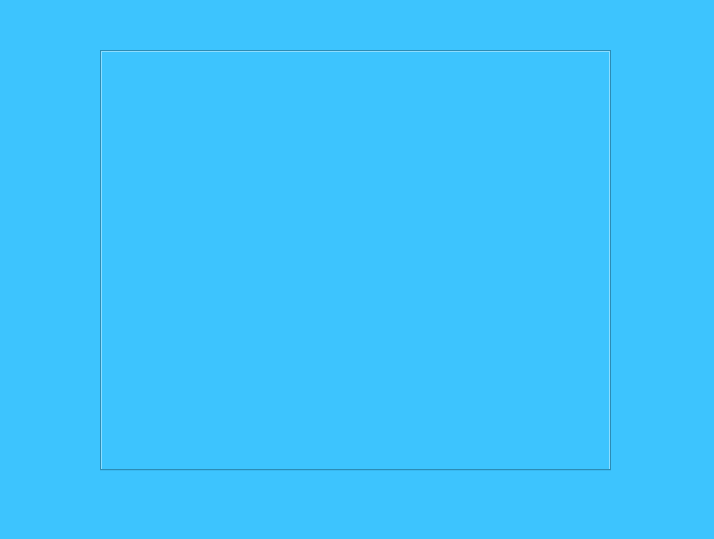
<?xml version="1.0" encoding="UTF-8"?>
<ui version="4.0">
 <class>MainWindow</class>
 <widget class="QMainWindow" name="MainWindow">
  <property name="geometry">
   <rect>
    <x>0</x>
    <y>0</y>
    <width>714</width>
    <height>539</height>
   </rect>
  </property>
  <property name="windowTitle">
   <string>MainWindow</string>
  </property>
  <property name="styleSheet">
   <string notr="true">background-color: rgb(61, 196, 254);
color: rgb(0, 0, 0);</string>
  </property>
  <widget class="QWidget" name="centralwidget">
   <widget class="QTabWidget" name="tabWidget">
    <property name="geometry">
     <rect>
      <x>100</x>
      <y>50</y>
      <width>511</width>
      <height>421</height>
     </rect>
    </property>
    <property name="currentIndex">
     <number>-1</number>
    </property>
   </widget>
  </widget>
  <widget class="QStatusBar" name="statusbar"/>
  <action name="actionPersonal">
   <property name="text">
    <string>Personal</string>
   </property>
  </action>
 </widget>
 <resources/>
 <connections/>
</ui>
